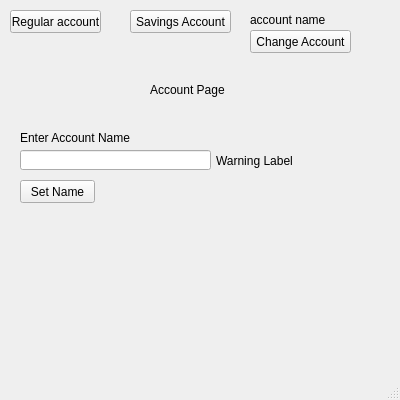
<?xml version="1.0" encoding="UTF-8"?>
<ui version="4.0">
 <class>MainWindow</class>
 <widget class="QMainWindow" name="MainWindow">
  <property name="geometry">
   <rect>
    <x>0</x>
    <y>0</y>
    <width>400</width>
    <height>400</height>
   </rect>
  </property>
  <property name="minimumSize">
   <size>
    <width>400</width>
    <height>400</height>
   </size>
  </property>
  <property name="maximumSize">
   <size>
    <width>400</width>
    <height>400</height>
   </size>
  </property>
  <property name="windowTitle">
   <string>accounts</string>
  </property>
  <widget class="QWidget" name="centralwidget">
   <widget class="QPushButton" name="regular_account_button">
    <property name="geometry">
     <rect>
      <x>10</x>
      <y>10</y>
      <width>91</width>
      <height>23</height>
     </rect>
    </property>
    <property name="text">
     <string>Regular account</string>
    </property>
   </widget>
   <widget class="QPushButton" name="saving_account_button">
    <property name="geometry">
     <rect>
      <x>130</x>
      <y>10</y>
      <width>101</width>
      <height>23</height>
     </rect>
    </property>
    <property name="text">
     <string>Savings Account</string>
    </property>
   </widget>
   <widget class="QStackedWidget" name="stackedWidget">
    <property name="geometry">
     <rect>
      <x>0</x>
      <y>70</y>
      <width>401</width>
      <height>301</height>
     </rect>
    </property>
    <property name="currentIndex">
     <number>2</number>
    </property>
    <widget class="QWidget" name="reg_account_page">
     <widget class="QPushButton" name="set_balance_button">
      <property name="geometry">
       <rect>
        <x>10</x>
        <y>160</y>
        <width>75</width>
        <height>23</height>
       </rect>
      </property>
      <property name="text">
       <string>Set Balance</string>
      </property>
     </widget>
     <widget class="QPushButton" name="deposit_button">
      <property name="geometry">
       <rect>
        <x>110</x>
        <y>160</y>
        <width>75</width>
        <height>23</height>
       </rect>
      </property>
      <property name="text">
       <string>Deposit</string>
      </property>
     </widget>
     <widget class="QLabel" name="balance_label">
      <property name="geometry">
       <rect>
        <x>10</x>
        <y>90</y>
        <width>251</width>
        <height>16</height>
       </rect>
      </property>
      <property name="text">
       <string>Balance</string>
      </property>
     </widget>
     <widget class="QLineEdit" name="user_entry">
      <property name="geometry">
       <rect>
        <x>20</x>
        <y>120</y>
        <width>201</width>
        <height>20</height>
       </rect>
      </property>
     </widget>
     <widget class="QPushButton" name="withdraw_button">
      <property name="geometry">
       <rect>
        <x>200</x>
        <y>160</y>
        <width>75</width>
        <height>23</height>
       </rect>
      </property>
      <property name="text">
       <string>Withdraw</string>
      </property>
     </widget>
     <widget class="QLabel" name="regular_account_lbl">
      <property name="geometry">
       <rect>
        <x>120</x>
        <y>50</y>
        <width>141</width>
        <height>20</height>
       </rect>
      </property>
      <property name="text">
       <string>Regular Account Page</string>
      </property>
     </widget>
     <widget class="QLabel" name="warning_lbl">
      <property name="geometry">
       <rect>
        <x>230</x>
        <y>120</y>
        <width>161</width>
        <height>20</height>
       </rect>
      </property>
      <property name="text">
       <string>warning label</string>
      </property>
     </widget>
    </widget>
    <widget class="QWidget" name="savings_account_page">
     <widget class="QLabel" name="savings_account_lbl">
      <property name="geometry">
       <rect>
        <x>120</x>
        <y>0</y>
        <width>121</width>
        <height>20</height>
       </rect>
      </property>
      <property name="text">
       <string>Savings Account Page</string>
      </property>
     </widget>
     <widget class="QLabel" name="savings_warning_lbl">
      <property name="geometry">
       <rect>
        <x>230</x>
        <y>80</y>
        <width>161</width>
        <height>20</height>
       </rect>
      </property>
      <property name="text">
       <string>warning label</string>
      </property>
     </widget>
     <widget class="QPushButton" name="savings_deposit_btn">
      <property name="geometry">
       <rect>
        <x>20</x>
        <y>120</y>
        <width>75</width>
        <height>23</height>
       </rect>
      </property>
      <property name="text">
       <string>Deposit</string>
      </property>
     </widget>
     <widget class="QLineEdit" name="savings_lnedit">
      <property name="geometry">
       <rect>
        <x>20</x>
        <y>80</y>
        <width>201</width>
        <height>20</height>
       </rect>
      </property>
     </widget>
     <widget class="QLabel" name="savings_balance_lbl">
      <property name="geometry">
       <rect>
        <x>20</x>
        <y>50</y>
        <width>251</width>
        <height>16</height>
       </rect>
      </property>
      <property name="text">
       <string>Balance</string>
      </property>
     </widget>
    </widget>
    <widget class="QWidget" name="account_page">
     <widget class="QLabel" name="label">
      <property name="geometry">
       <rect>
        <x>150</x>
        <y>10</y>
        <width>171</width>
        <height>20</height>
       </rect>
      </property>
      <property name="text">
       <string>Account Page</string>
      </property>
     </widget>
     <widget class="QLabel" name="enter_account_name_lbl">
      <property name="geometry">
       <rect>
        <x>20</x>
        <y>60</y>
        <width>131</width>
        <height>16</height>
       </rect>
      </property>
      <property name="text">
       <string>Enter Account Name</string>
      </property>
     </widget>
     <widget class="QLineEdit" name="account_name_lnedit">
      <property name="geometry">
       <rect>
        <x>20</x>
        <y>80</y>
        <width>191</width>
        <height>20</height>
       </rect>
      </property>
     </widget>
     <widget class="QPushButton" name="set_name_btn">
      <property name="geometry">
       <rect>
        <x>20</x>
        <y>110</y>
        <width>75</width>
        <height>23</height>
       </rect>
      </property>
      <property name="text">
       <string>Set Name</string>
      </property>
     </widget>
     <widget class="QLabel" name="account_warning_lbl">
      <property name="geometry">
       <rect>
        <x>216</x>
        <y>80</y>
        <width>171</width>
        <height>21</height>
       </rect>
      </property>
      <property name="text">
       <string>Warning Label</string>
      </property>
     </widget>
    </widget>
   </widget>
   <widget class="QLabel" name="account_name_lbl">
    <property name="geometry">
     <rect>
      <x>250</x>
      <y>10</y>
      <width>131</width>
      <height>20</height>
     </rect>
    </property>
    <property name="text">
     <string>account name</string>
    </property>
   </widget>
   <widget class="QPushButton" name="change_account_btn">
    <property name="geometry">
     <rect>
      <x>250</x>
      <y>30</y>
      <width>101</width>
      <height>23</height>
     </rect>
    </property>
    <property name="text">
     <string>Change Account</string>
    </property>
   </widget>
  </widget>
  <widget class="QMenuBar" name="menubar">
   <property name="geometry">
    <rect>
     <x>0</x>
     <y>0</y>
     <width>400</width>
     <height>22</height>
    </rect>
   </property>
  </widget>
  <widget class="QStatusBar" name="statusbar"/>
 </widget>
 <resources/>
 <connections/>
</ui>
